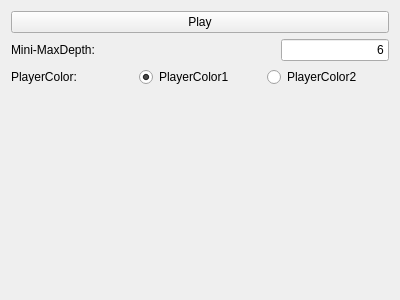
<?xml version="1.0" encoding="UTF-8"?>
<ui version="4.0">
 <class>TwoPlayerMiniMaxWidget</class>
 <widget class="QWidget" name="TwoPlayerMiniMaxWidget">
  <property name="geometry">
   <rect>
    <x>0</x>
    <y>0</y>
    <width>400</width>
    <height>300</height>
   </rect>
  </property>
  <property name="windowTitle">
   <string>Form</string>
  </property>
  <layout class="QVBoxLayout" name="verticalLayout">
   <item>
    <widget class="QPushButton" name="PlayButton">
     <property name="text">
      <string>Play</string>
     </property>
    </widget>
   </item>
   <item>
    <layout class="QHBoxLayout" name="Depth">
     <item>
      <widget class="QLabel" name="MiniMaxDepthLabel">
       <property name="text">
        <string>Mini-MaxDepth: </string>
       </property>
      </widget>
     </item>
     <item alignment="Qt::AlignRight">
      <widget class="QLineEdit" name="MiniMaxDepthInput">
       <property name="text">
        <string>6</string>
       </property>
       <property name="alignment">
        <set>Qt::AlignRight|Qt::AlignTrailing|Qt::AlignVCenter</set>
       </property>
      </widget>
     </item>
    </layout>
   </item>
   <item>
    <layout class="QHBoxLayout" name="PlayerColor">
     <item>
      <widget class="QLabel" name="PlayerColorLabel">
       <property name="text">
        <string>PlayerColor: </string>
       </property>
      </widget>
     </item>
     <item>
      <widget class="QRadioButton" name="PlayerColor1Radio">
       <property name="text">
        <string>PlayerColor1</string>
       </property>
       <property name="checked">
        <bool>true</bool>
       </property>
      </widget>
     </item>
     <item>
      <widget class="QRadioButton" name="PlayerColor2Radio">
       <property name="text">
        <string>PlayerColor2</string>
       </property>
      </widget>
     </item>
    </layout>
   </item>
   <item>
    <spacer name="verticalSpacer">
     <property name="orientation">
      <enum>Qt::Vertical</enum>
     </property>
     <property name="sizeHint" stdset="0">
      <size>
       <width>20</width>
       <height>40</height>
      </size>
     </property>
    </spacer>
   </item>
  </layout>
 </widget>
 <resources/>
 <connections/>
</ui>
